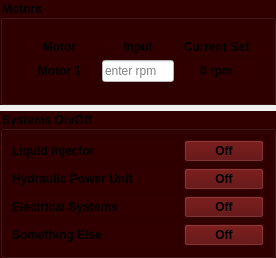
              <widget class="QFrame" name="frame_7">
               <property name="enabled">
                <bool>true</bool>
               </property>
               <property name="focusPolicy">
                <enum>Qt::FocusPolicy::ClickFocus</enum>
               </property>
               <property name="frameShape">
                <enum>QFrame::Shape::NoFrame</enum>
               </property>
               <property name="frameShadow">
                <enum>QFrame::Shadow::Raised</enum>
               </property>
               <layout class="QVBoxLayout" name="verticalLayout_3" stretch="1,1">
                <property name="leftMargin">
                 <number>0</number>
                </property>
                <property name="topMargin">
                 <number>0</number>
                </property>
                <property name="rightMargin">
                 <number>0</number>
                </property>
                <property name="bottomMargin">
                 <number>0</number>
                </property>
                <item>
                 <widget class="QGroupBox" name="groupBox_3">
                  <property name="enabled">
                   <bool>true</bool>
                  </property>
                  <property name="font">
                   <font>
                    <bold>true</bold>
                   </font>
                  </property>
                  <property name="focusPolicy">
                   <enum>Qt::FocusPolicy::ClickFocus</enum>
                  </property>
                  <property name="styleSheet">
                   <string notr="true">background-color: rgb(48, 0, 0);</string>
                  </property>
                  <property name="title">
                   <string>Motors</string>
                  </property>
                  <property name="flat">
                   <bool>false</bool>
                  </property>
                  <layout class="QGridLayout" name="gridLayout_2" rowstretch="1,1" columnstretch="1,1,1">
                   <property name="leftMargin">
                    <number>20</number>
                   </property>
                   <property name="topMargin">
                    <number>20</number>
                   </property>
                   <property name="rightMargin">
                    <number>20</number>
                   </property>
                   <property name="bottomMargin">
                    <number>20</number>
                   </property>
                   <item row="0" column="1">
                    <widget class="QLabel" name="label_2">
                     <property name="enabled">
                      <bool>true</bool>
                     </property>
                     <property name="font">
                      <font>
                       <bold>true</bold>
                       <kerning>true</kerning>
                      </font>
                     </property>
                     <property name="focusPolicy">
                      <enum>Qt::FocusPolicy::ClickFocus</enum>
                     </property>
                     <property name="text">
                      <string>Input</string>
                     </property>
                     <property name="alignment">
                      <set>Qt::AlignmentFlag::AlignCenter</set>
                     </property>
                    </widget>
                   </item>
                   <item row="0" column="0">
                    <widget class="QLabel" name="label">
                     <property name="enabled">
                      <bool>true</bool>
                     </property>
                     <property name="font">
                      <font>
                       <bold>true</bold>
                       <kerning>true</kerning>
                      </font>
                     </property>
                     <property name="focusPolicy">
                      <enum>Qt::FocusPolicy::ClickFocus</enum>
                     </property>
                     <property name="text">
                      <string>Motor</string>
                     </property>
                     <property name="alignment">
                      <set>Qt::AlignmentFlag::AlignCenter</set>
                     </property>
                    </widget>
                   </item>
                   <item row="0" column="2">
                    <widget class="QLabel" name="label_3">
                     <property name="enabled">
                      <bool>true</bool>
                     </property>
                     <property name="font">
                      <font>
                       <bold>true</bold>
                       <kerning>true</kerning>
                      </font>
                     </property>
                     <property name="focusPolicy">
                      <enum>Qt::FocusPolicy::ClickFocus</enum>
                     </property>
                     <property name="text">
                      <string>Current Set</string>
                     </property>
                     <property name="alignment">
                      <set>Qt::AlignmentFlag::AlignCenter</set>
                     </property>
                    </widget>
                   </item>
                   <item row="1" column="0">
                    <widget class="QLabel" name="label_4">
                     <property name="enabled">
                      <bool>true</bool>
                     </property>
                     <property name="font">
                      <font>
                       <bold>true</bold>
                       <kerning>true</kerning>
                      </font>
                     </property>
                     <property name="focusPolicy">
                      <enum>Qt::FocusPolicy::ClickFocus</enum>
                     </property>
                     <property name="text">
                      <string>Motor 1</string>
                     </property>
                     <property name="alignment">
                      <set>Qt::AlignmentFlag::AlignCenter</set>
                     </property>
                    </widget>
                   </item>
                   <item row="1" column="2">
                    <widget class="QLabel" name="rpmLabel">
                     <property name="enabled">
                      <bool>true</bool>
                     </property>
                     <property name="font">
                      <font>
                       <bold>true</bold>
                       <kerning>true</kerning>
                      </font>
                     </property>
                     <property name="focusPolicy">
                      <enum>Qt::FocusPolicy::ClickFocus</enum>
                     </property>
                     <property name="text">
                      <string>0 rpm</string>
                     </property>
                     <property name="alignment">
                      <set>Qt::AlignmentFlag::AlignCenter</set>
                     </property>
                    </widget>
                   </item>
                   <item row="1" column="1">
                    <widget class="QLineEdit" name="rpmEdit">
                     <property name="enabled">
                      <bool>true</bool>
                     </property>
                     <property name="focusPolicy">
                      <enum>Qt::FocusPolicy::ClickFocus</enum>
                     </property>
                     <property name="styleSheet">
                      <string notr="true">background-color: rgb(255, 255, 255);
color: rgb(0, 0, 0);</string>
                     </property>
                     <property name="inputMethodHints">
                      <set>Qt::InputMethodHint::ImhDigitsOnly</set>
                     </property>
                     <property name="readOnly">
                      <bool>false</bool>
                     </property>
                     <property name="placeholderText">
                      <string>enter rpm</string>
                     </property>
                    </widget>
                   </item>
                  </layout>
                 </widget>
                </item>
                <item>
                 <widget class="QGroupBox" name="groupBox">
                  <property name="enabled">
                   <bool>true</bool>
                  </property>
                  <property name="sizePolicy">
                   <sizepolicy hsizetype="Minimum" vsizetype="Expanding">
                    <horstretch>0</horstretch>
                    <verstretch>0</verstretch>
                   </sizepolicy>
                  </property>
                  <property name="font">
                   <font>
                    <bold>true</bold>
                   </font>
                  </property>
                  <property name="focusPolicy">
                   <enum>Qt::FocusPolicy::ClickFocus</enum>
                  </property>
                  <property name="styleSheet">
                   <string notr="true">background-color: rgb(48, 0, 0);</string>
                  </property>
                  <property name="title">
                   <string>Systems On/Off</string>
                  </property>
                  <layout class="QGridLayout" name="gridLayout_3" rowstretch="1,1,1,1" columnstretch="8,1">
                   <item row="0" column="1">
                    <widget class="QPushButton" name="liq_on">
                     <property name="enabled">
                      <bool>true</bool>
                     </property>
                     <property name="sizePolicy">
                      <sizepolicy hsizetype="Minimum" vsizetype="Expanding">
                       <horstretch>0</horstretch>
                       <verstretch>0</verstretch>
                      </sizepolicy>
                     </property>
                     <property name="font">
                      <font>
                       <bold>true</bold>
                      </font>
                     </property>
                     <property name="focusPolicy">
                      <enum>Qt::FocusPolicy::ClickFocus</enum>
                     </property>
                     <property name="styleSheet">
                      <string notr="true">background-color: rgb(85, 0, 0);</string>
                     </property>
                     <property name="text">
                      <string>Off</string>
                     </property>
                     <property name="checkable">
                      <bool>true</bool>
                     </property>
                    </widget>
                   </item>
                   <item row="1" column="1">
                    <widget class="QPushButton" name="hyd_on">
                     <property name="enabled">
                      <bool>true</bool>
                     </property>
                     <property name="sizePolicy">
                      <sizepolicy hsizetype="Minimum" vsizetype="Expanding">
                       <horstretch>0</horstretch>
                       <verstretch>0</verstretch>
                      </sizepolicy>
                     </property>
                     <property name="font">
                      <font>
                       <bold>true</bold>
                      </font>
                     </property>
                     <property name="focusPolicy">
                      <enum>Qt::FocusPolicy::ClickFocus</enum>
                     </property>
                     <property name="styleSheet">
                      <string notr="true">background-color: rgb(85, 0, 0);</string>
                     </property>
                     <property name="text">
                      <string>Off</string>
                     </property>
                     <property name="checkable">
                      <bool>true</bool>
                     </property>
                    </widget>
                   </item>
                   <item row="3" column="0">
                    <widget class="QLabel" name="label_11">
                     <property name="enabled">
                      <bool>true</bool>
                     </property>
                     <property name="font">
                      <font>
                       <bold>true</bold>
                      </font>
                     </property>
                     <property name="focusPolicy">
                      <enum>Qt::FocusPolicy::ClickFocus</enum>
                     </property>
                     <property name="text">
                      <string>Something Else</string>
                     </property>
                    </widget>
                   </item>
                   <item row="0" column="0">
                    <widget class="QLabel" name="label_8">
                     <property name="enabled">
                      <bool>true</bool>
                     </property>
                     <property name="font">
                      <font>
                       <bold>true</bold>
                      </font>
                     </property>
                     <property name="focusPolicy">
                      <enum>Qt::FocusPolicy::ClickFocus</enum>
                     </property>
                     <property name="text">
                      <string>Liquid injector</string>
                     </property>
                    </widget>
                   </item>
                   <item row="3" column="1">
                    <widget class="QPushButton" name="smt_on">
                     <property name="enabled">
                      <bool>true</bool>
                     </property>
                     <property name="sizePolicy">
                      <sizepolicy hsizetype="Minimum" vsizetype="Expanding">
                       <horstretch>0</horstretch>
                       <verstretch>0</verstretch>
                      </sizepolicy>
                     </property>
                     <property name="font">
                      <font>
                       <bold>true</bold>
                      </font>
                     </property>
                     <property name="focusPolicy">
                      <enum>Qt::FocusPolicy::ClickFocus</enum>
                     </property>
                     <property name="styleSheet">
                      <string notr="true">background-color: rgb(85, 0, 0);</string>
                     </property>
                     <property name="text">
                      <string>Off</string>
                     </property>
                     <property name="checkable">
                      <bool>true</bool>
                     </property>
                    </widget>
                   </item>
                   <item row="2" column="0">
                    <widget class="QLabel" name="label_10">
                     <property name="enabled">
                      <bool>true</bool>
                     </property>
                     <property name="font">
                      <font>
                       <bold>true</bold>
                      </font>
                     </property>
                     <property name="focusPolicy">
                      <enum>Qt::FocusPolicy::ClickFocus</enum>
                     </property>
                     <property name="text">
                      <string>Electrical Systems</string>
                     </property>
                    </widget>
                   </item>
                   <item row="1" column="0">
                    <widget class="QLabel" name="label_9">
                     <property name="enabled">
                      <bool>true</bool>
                     </property>
                     <property name="font">
                      <font>
                       <bold>true</bold>
                      </font>
                     </property>
                     <property name="focusPolicy">
                      <enum>Qt::FocusPolicy::ClickFocus</enum>
                     </property>
                     <property name="text">
                      <string>Hydraulic Power Unit</string>
                     </property>
                    </widget>
                   </item>
                   <item row="2" column="1">
                    <widget class="QPushButton" name="ele_on">
                     <property name="enabled">
                      <bool>true</bool>
                     </property>
                     <property name="sizePolicy">
                      <sizepolicy hsizetype="Minimum" vsizetype="Expanding">
                       <horstretch>0</horstretch>
                       <verstretch>0</verstretch>
                      </sizepolicy>
                     </property>
                     <property name="font">
                      <font>
                       <bold>true</bold>
                      </font>
                     </property>
                     <property name="focusPolicy">
                      <enum>Qt::FocusPolicy::ClickFocus</enum>
                     </property>
                     <property name="styleSheet">
                      <string notr="true">background-color: rgb(85, 0, 0);</string>
                     </property>
                     <property name="text">
                      <string>Off</string>
                     </property>
                     <property name="checkable">
                      <bool>true</bool>
                     </property>
                    </widget>
                   </item>
                  </layout>
                 </widget>
                </item>
               </layout>
              </widget>
